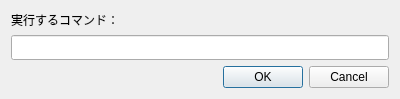
<?xml version="1.0" encoding="UTF-8"?>
<ui version="4.0">
 <class>CommandDialog</class>
 <widget class="QDialog" name="CommandDialog">
  <property name="windowModality">
   <enum>Qt::WindowModal</enum>
  </property>
  <property name="geometry">
   <rect>
    <x>0</x>
    <y>0</y>
    <width>400</width>
    <height>85</height>
   </rect>
  </property>
  <property name="windowTitle">
   <string>コマンドを実行</string>
  </property>
  <layout class="QVBoxLayout" name="verticalLayout">
   <item>
    <widget class="QLabel" name="label">
     <property name="text">
      <string>実行するコマンド：</string>
     </property>
    </widget>
   </item>
   <item>
    <widget class="QLineEdit" name="lineEdit">
     <property name="font">
      <font>
       <family>ＭＳ ゴシック</family>
      </font>
     </property>
    </widget>
   </item>
   <item>
    <widget class="QDialogButtonBox" name="buttonBox">
     <property name="orientation">
      <enum>Qt::Horizontal</enum>
     </property>
     <property name="standardButtons">
      <set>QDialogButtonBox::Cancel|QDialogButtonBox::Ok</set>
     </property>
    </widget>
   </item>
  </layout>
 </widget>
 <resources/>
 <connections>
  <connection>
   <sender>buttonBox</sender>
   <signal>accepted()</signal>
   <receiver>CommandDialog</receiver>
   <slot>accept()</slot>
   <hints>
    <hint type="sourcelabel">
     <x>248</x>
     <y>254</y>
    </hint>
    <hint type="destinationlabel">
     <x>157</x>
     <y>274</y>
    </hint>
   </hints>
  </connection>
  <connection>
   <sender>buttonBox</sender>
   <signal>rejected()</signal>
   <receiver>CommandDialog</receiver>
   <slot>reject()</slot>
   <hints>
    <hint type="sourcelabel">
     <x>316</x>
     <y>260</y>
    </hint>
    <hint type="destinationlabel">
     <x>286</x>
     <y>274</y>
    </hint>
   </hints>
  </connection>
 </connections>
</ui>
